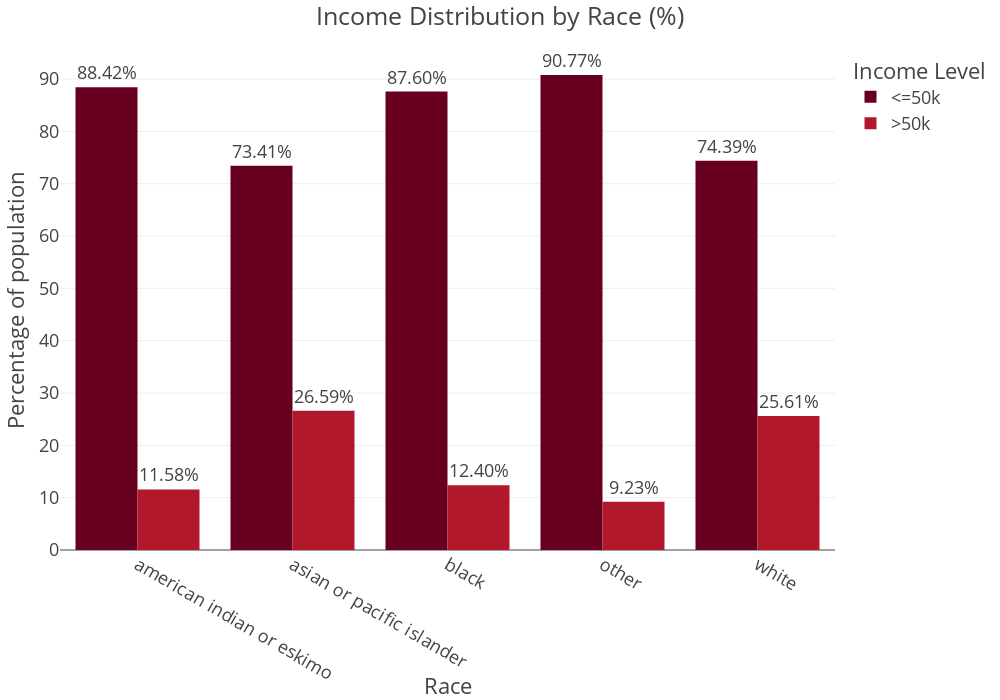

The notebook cell this image was saved under:
### Code cell
fig = px.bar(
    adult_df_income_race,
    x = 'race',
    y = 'percentage',
    color = 'income',
    title = 'Income Distribution by Race (%)',
    barmode = 'group', 
    height = 700,
    width=1000,
    color_discrete_sequence=px.colors.sequential.RdBu,
    text= 'percentage'
)
fig.update_traces(texttemplate='%{text:.2f}%', textposition='outside')
fig.update_layout(template="presentation", xaxis_title='Race', yaxis_title='Percentage of population', legend_title=dict(text='Income Level'),
                  xaxis_title_standoff=30, margin=dict(l=60, r=50, t=50, b=150), paper_bgcolor = "rgba(0, 0, 0, 0)", plot_bgcolor = "rgba(0, 0, 0, 0)")
fig.show()
fig.write_image(os.path.join(results_dir, 'income_distribution_by_race_bar_plot.jpg'))
fig.write_image(os.path.join(results_dir, 'income_distribution_by_race_bar_plot.png'))
fig.write_html(os.path.join(results_dir, 'income_distribution_by_race_bar_plot.html'))

### Figure 1 — Plotly figure (JSON) as saved in the notebook; plotly's stock layout.template omitted (floating-point values rounded to 4 significant figures)
{"data": [{"alignmentgroup": "True", "hovertemplate": "income=<=50k<br>race=%{x}<br>percentage=%{text}<extra></extra>", "legendgroup": "<=50k", "marker": {"color": "rgb(103,0,31)", "pattern": {"shape": ""}}, "name": "<=50k", "offsetgroup": "<=50k", "orientation": "v", "showlegend": true, "text": [88.42, 73.41, 87.6, 90.77, 74.39], "textposition": "outside", "texttemplate": "%{text:.2f}%", "type": "bar", "x": ["american indian or eskimo", "asian or pacific islander", "black", "other", "white"], "xaxis": "x", "y": [88.42, 73.41, 87.6, 90.77, 74.39], "yaxis": "y"}, {"alignmentgroup": "True", "hovertemplate": "income=>50k<br>race=%{x}<br>percentage=%{text}<extra></extra>", "legendgroup": ">50k", "marker": {"color": "rgb(178,24,43)", "pattern": {"shape": ""}}, "name": ">50k", "offsetgroup": ">50k", "orientation": "v", "showlegend": true, "text": [11.58, 26.59, 12.4, 9.225, 25.61], "textposition": "outside", "texttemplate": "%{text:.2f}%", "type": "bar", "x": ["american indian or eskimo", "asian or pacific islander", "black", "other", "white"], "xaxis": "x", "y": [11.58, 26.59, 12.4, 9.225, 25.61], "yaxis": "y"}], "layout": {"barmode": "group", "height": 700, "legend": {"title": {"text": "Income Level"}, "tracegroupgap": 0}, "margin": {"b": 150, "l": 60, "r": 50, "t": 50}, "paper_bgcolor": "rgba(0, 0, 0, 0)", "plot_bgcolor": "rgba(0, 0, 0, 0)", "title": {"text": "Income Distribution by Race (%)"}, "width": 1000, "xaxis": {"anchor": "y", "autorange": true, "domain": [0, 1], "range": [-0.5, 4.5], "title": {"standoff": 30, "text": "Race"}, "type": "category"}, "yaxis": {"anchor": "x", "autorange": true, "domain": [0, 1], "range": [0, 95.55], "title": {"text": "Percentage of population"}, "type": "linear"}}}
